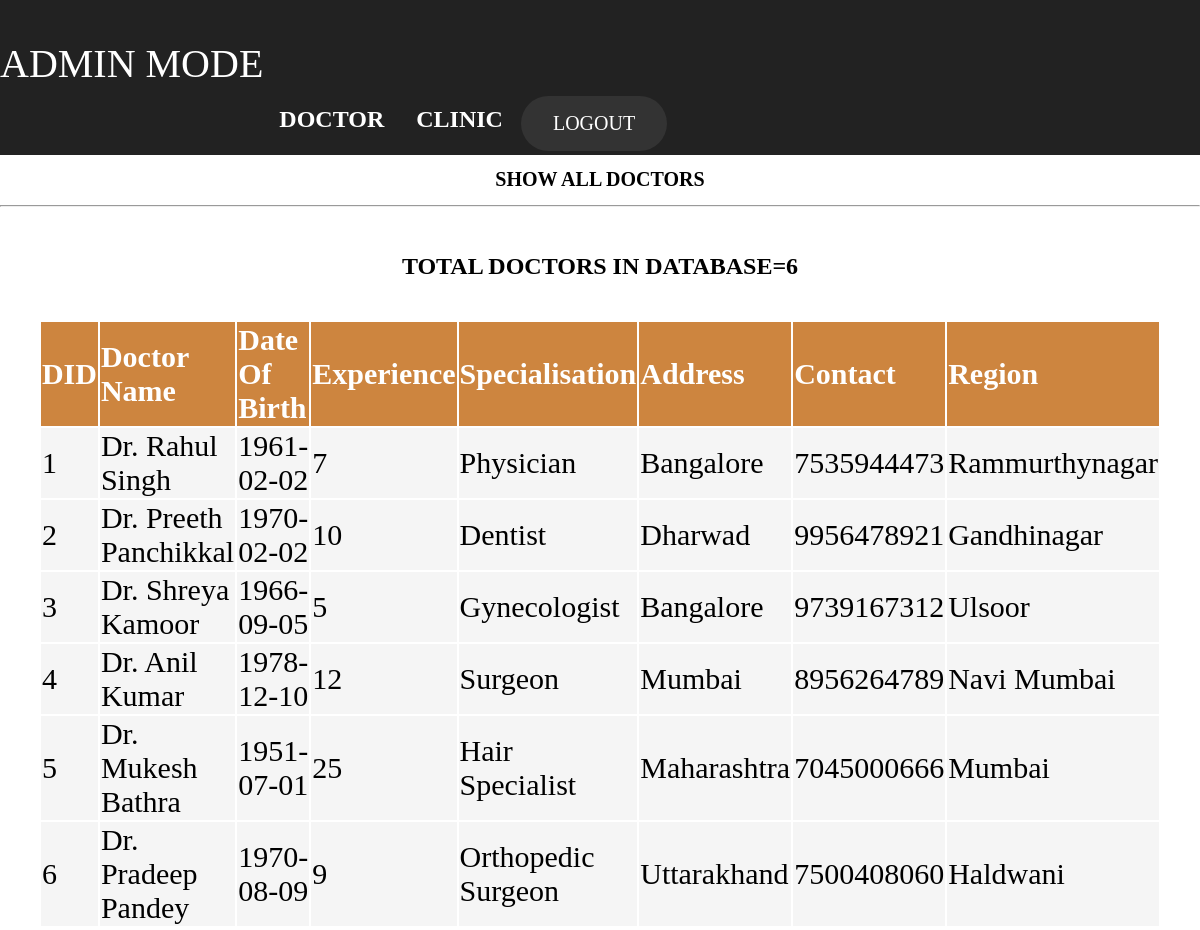
/ShowDoctor.php, run on the app's committed database.
### tables this page shows
CREATE TABLE `doctor` (
  `DID` int(11) NOT NULL,
  `Name` varchar(30) NOT NULL,
  `Gender` varchar(10) NOT NULL,
  `DOB` date NOT NULL,
  `Experience` varchar(30) NOT NULL,
  `Specialisation` varchar(30) NOT NULL,
  `Contact` varchar(10) NOT NULL,
  `Address` varchar(40) NOT NULL,
  `Username` varchar(30) NOT NULL,
  `Password` varchar(20) NOT NULL,
  `Region` varchar(20) NOT NULL
);

### ShowDoctor.php (the view, shortened to what this page needs)
<html>
<head>
<link rel="stylesheet" href="adminmain.css">
</head>
<body style="background-image: url(Images/Pic10.jpg);">
    <ul>
            <li class="dropdown"><p style="font-family: cursive;font-size: 40px;color: white;">ADMIN MODE</p></li>
            <br>
            <h2>
                <li class="dropdown">
                    <br><br>
                    <a class="dropbtn" style="font-family: cursive;">DOCTOR</a>
                </li>
                <li class="dropdown">
                    <br><br>
                    <a class="dropbtn" style="font-family: cursive;">CLINIC</a>
                </li>
                <li>
                    <br><br>
                    <form method="POST" action="AdminLogin.php">
                        <button type="submit" class="cancelbtn" name="logout" style="float: left;font-size: 20px;font-family: cursive;">LOGOUT</button>
                    </form>
                </li>
            </h2>
        </ul>
        <center>
			<h1 style="font-family:cursive">SHOW ALL DOCTORS</h1><hr>
            <?php
            $conn = mysqli_connect('localhost','root','','appointments');
            $sql="SELECT * FROM doctor order by DID ASC";
            $result = mysqli_query($conn,$sql);
            echo "<br><h2>TOTAL DOCTORS IN DATABASE=<b>".mysqli_num_rows($result)."</b></h2><br>";
            echo "<table>
            <tr>
            <th>DID</th>
            <th>Doctor Name</th>
            <th>Date Of Birth</th>
            <th>Experience</th>
            <th>Specialisation</th>
            <th>Address</th>
            <th>Contact</th>
            <th>Region</th>
            </tr>";
            while($row = mysqli_fetch_array($result)) {
                echo "<tr>";
                echo "<td>" . $row['DID'] . "</td>";
                echo "<td>Dr. " . $row['Name'] . "</td>";
                echo "<td>" . $row['DOB'] . "</td>";
                echo "<td>" . $row['Experience'] . "</td>";
                echo "<td>" . $row['Specialisation'] . "</td>";
                echo "<td>" . $row['Address'] . "</td>";
                echo "<td>" . $row['Contact'] . "</td>";
                echo "<td>" . $row['Region'] . "</td>";
                echo "</tr>";
            }
            echo "</table>";
            ?>
    </body>
</html>

### adminmain.css (style rules this page uses)
body, html { background-color:white; height: 100%; margin: 0; background-position:center; background-repeat: no-repeat; background-size: cover; background-attachment:scroll; font-family:verdana; }
h1 { text-align:center; color:black; font-size:20px; top:30%; }
button { border-radius:32px; background-color: #333; border: none; color: white; padding: 16px 32px; text-align: center; text-decoration: none; display: inline-block; font-size: 20px; margin: 4px 2px; -webkit-transition-duration: 0.4s; transition-duration: 0.4s; cursor: pointer; }
ul { list-style-type: none; margin: 0; padding: 0; overflow: hidden; background-color: #222; }
li { float: left; }
li a, .dropbtn { display: inline-block; color: white; text-align: center; padding: 14px 16px; text-decoration: none; }
li.dropdown { display: inline-block; }

### ShowDoctor.php (style rules this page uses)
table { width:80%; border-collapse:separate; border: 5px black; padding: 2px; font-size: 30px; font-family: cursive; }
th { border: 2px black; background-color:peru ; color: white; text-align: left; }
tr,td { border: 2px black; background-color: whitesmoke; color:black; }

### data on the page
doctor: DID "1", Name "Rahul Singh", DOB "1961-02-02", Experience "7", Specialisation "Physician", Address "Bangalore", Contact "7535944473", Region "Rammurthynagar"
doctor: DID "2", Name "Preeth Panchikkal", DOB "1970-02-02", Experience "10", Specialisation "Dentist", Address "Dharwad", Contact "9956478921", Region "Gandhinagar"
doctor: DID "3", Name "Shreya Kamoor", DOB "1966-09-05", Experience "5", Specialisation "Gynecologist", Address "Bangalore", Contact "9739167312", Region "Ulsoor"
doctor: DID "4", Name "Anil Kumar", DOB "1978-12-10", Experience "12", Specialisation "Surgeon", Address "Mumbai", Contact "8956264789", Region "Navi Mumbai"
doctor: DID "5", Name "Mukesh Bathra", DOB "1951-07-01", Experience "25", Specialisation "Hair Specialist", Address "Maharashtra", Contact "7045000666", Region "Mumbai"
doctor: DID "6", Name "Pradeep Pandey", DOB "1970-08-09", Experience "9", Specialisation "Orthopedic Surgeon", Address "Uttarakhand", Contact "7500408060", Region "Haldwani"

### other printed values
mysqli_num_rows($result) "6"
